Frame 1 (no input): blank canvas, image omitted
Frame 60 (the mouse pressed at the canvas centre just before this capture): blank canvas, image omitted
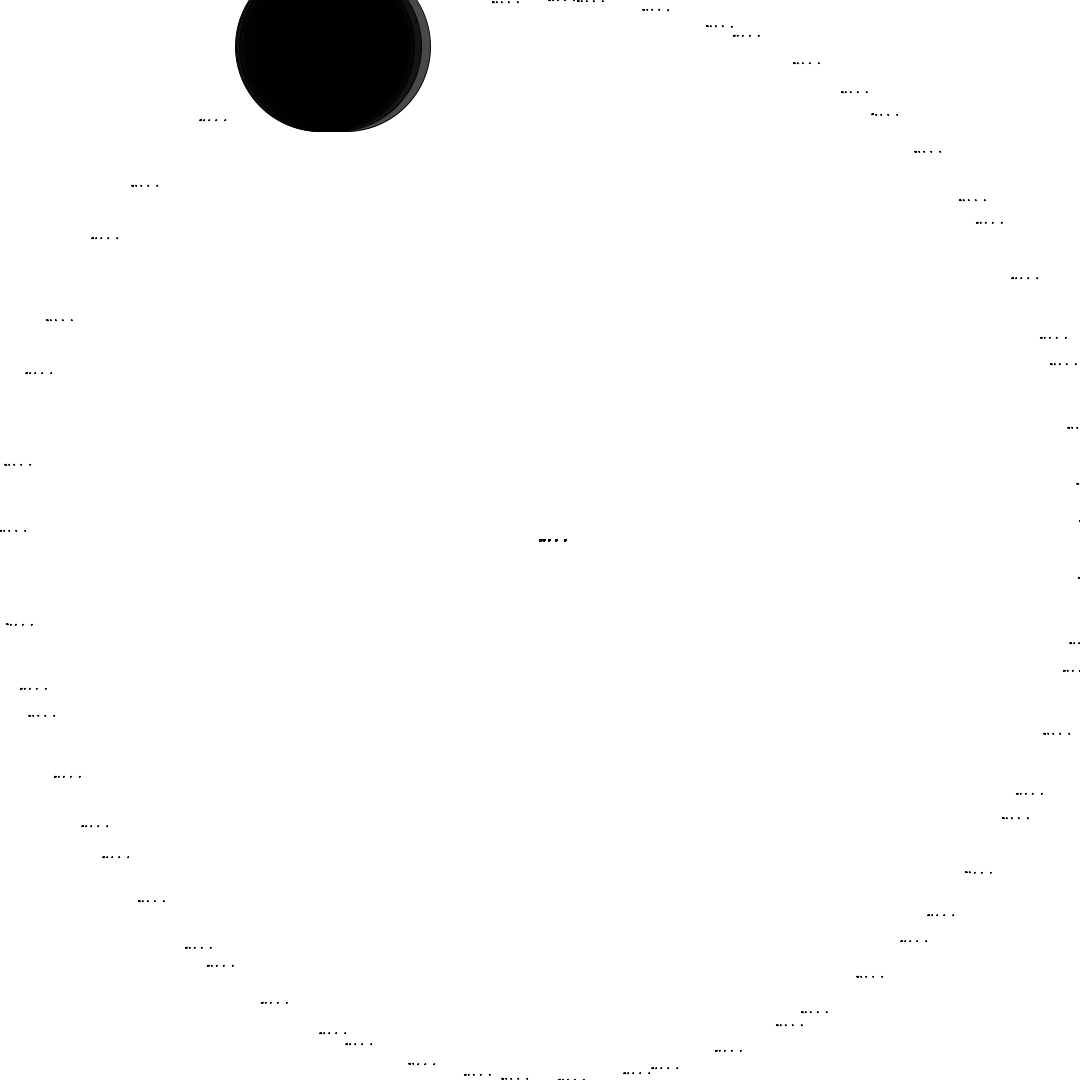
Frame 120 (the mouse held since frame 60 and released just before this capture)

The Processing sketch whose frames 1 and 60 were blank and that drew this single picture after the mouse press (run headless with seeded random() and noise(); from frame 60 on, the mouse is pressed at the canvas centre):

// Processing sketch: week09_alptugan_cheapTricks_05
// ── week09_alptugan_cheapTricks_05.pde
float thickness;
float mappedRad;
float mappedAlpha;

float x;
float y;

// simple drawing app
void setup() {
  size(1080, 1080);
  surface.setLocation(0, 0);
  background(255);
  thickness = 1;
  mappedAlpha = 0;
}



void draw() {
  
  x = mouseX * cos(radians(millis()));
  y = mouseY * sin(radians(millis()));
  
  thickness = dist(mouseX, mouseY, pmouseX, pmouseY);
  mappedRad = map(thickness, 0, width, 1, 240);

  mappedAlpha = map(thickness, 0, width, 10, 255);
  
  if (mousePressed == true) {
    fill(0, mappedAlpha);
  } else {
    fill(255, mappedAlpha);
  }
  
  translate(width*0.5, height*0.5);
  for (int i = 0; i < 6; i++) {
    ellipse(x + i*i, y + sin(radians(i)), mappedRad, mappedRad);
  }
}
